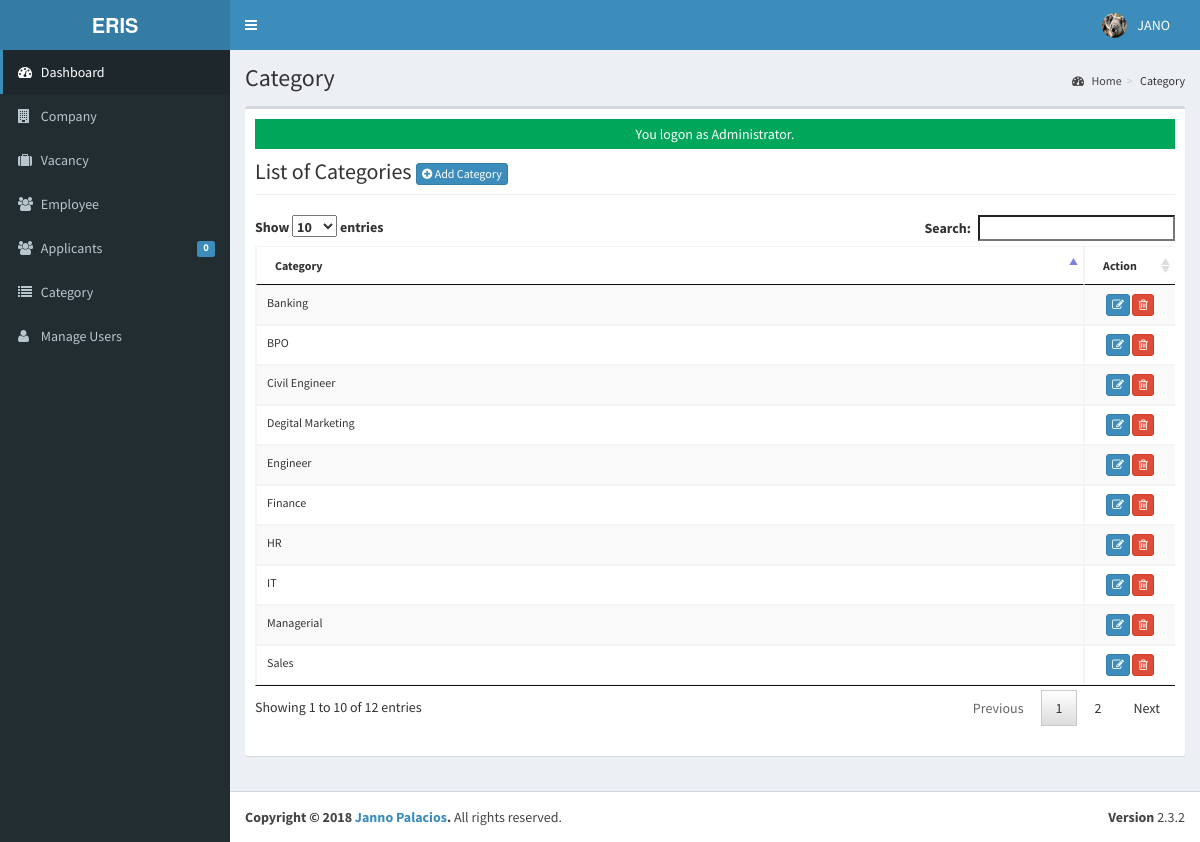
Screenshot of /admin/category/index.php (signed in) with the database file from the repository.
### tables this page shows
CREATE TABLE IF NOT EXISTS `tblusers` (
  `USERID` varchar(30) NOT NULL,
  `FULLNAME` varchar(40) NOT NULL,
  `USERNAME` varchar(90) NOT NULL,
  `PASS` varchar(90) NOT NULL,
  `ROLE` varchar(30) NOT NULL,
  `PICLOCATION` varchar(255) NOT NULL,
  PRIMARY KEY (`USERID`)
);

CREATE TABLE IF NOT EXISTS `tblcategory` (
  `CATEGORYID` int(11) NOT NULL AUTO_INCREMENT,
  `CATEGORY` varchar(250) NOT NULL,
  PRIMARY KEY (`CATEGORYID`)
);

### admin/category/index.php (called while the page is built, shortened)
<?php
require_once("../../include/initialize.php");
$title="Category";
require_once ("../theme/templates.php");
?>

### include/database.php (called while the page is built, shortened)
<?php
class Database {
	var $sql_string = '';
	private $conn;
	public function open_connection() {
		$this->conn = mysqli_connect(server,user,pass);
		if(!$this->conn){
			echo "Problem in database connection! Contact administrator!";
			exit();
		}else{
			$db_select = mysqli_select_db($this->conn,database_name);
		}
	}
	function setQuery($sql='') {
		$this->sql_string=$sql;
	}
	function executeQuery() {
		$result = mysqli_query($this->conn,$this->sql_string);
		return $result;
	}
	private function confirm_query($result) {
		return $result;
	}
	function loadResultList( $key='' ) {
		$cur = $this->executeQuery();
		$array = array();
		while ($row = mysqli_fetch_object($cur)) {
			if ($key) {
				$array[$row->$key] = $row;
			} else {
				$array[] = $row;
			}
		}
		return $array;
	}
	function loadSingleResult() {
		$cur = $this->executeQuery();
		while ($row = mysqli_fetch_object($cur)) {
		return $data = $row;
		}
	}
}
$mydb = new Database();
?>

### include/accounts.php (called while the page is built, shortened)
<?php
require_once(LIB_PATH.DS.'database.php');
class User {
	protected static  $tblname = "tblusers";
	function single_user($id=""){
			global $mydb;
			$mydb->setQuery("SELECT * FROM ".self::$tblname."
				Where USERID= '{$id}' LIMIT 1");
			$cur = $mydb->loadSingleResult();
			return $cur;
	}
}
?>

### include/function.php (called while the page is built, shortened)
<?php
function currentpage(){
		$this_page = $_SERVER['SCRIPT_NAME'];
	    $bits = explode('/',$this_page);
		 return $bits[3];
	}
		?>

### admin/category/list.php (the view, shortened to what this page needs)
<div class="row">
      	 <div class="col-lg-12">
           <h1 class="page-header">List of Categories  <a href="index.php?view=add" class="btn btn-primary btn-xs  ">  <i class="fa fa-plus-circle fw-fa"></i> Add Category</a>  </h1>
      		</div>
  		 </div>
 		    <form action="controller.php?action=delete" Method="POST">
		     <div class="table-responsive">
			<table id="dash-table" class="table table-striped table-bordered table-hover"  style="font-size:12px" cellspacing="0">
			  <thead>
			  	<tr>
			  		<th>
			  		 Category</th>
			  		 <th width="10%" align="center">Action</th>
			  	</tr>
			  </thead>
			  <tbody>
			  	<?php
			  		$mydb->setQuery("SELECT * FROM `tblcategory`");
			  		$cur = $mydb->loadResultList();
					foreach ($cur as $result) {
			  		echo '<tr>';
			  			echo '<td>' . $result->CATEGORY.'</td>';
			  		echo '<td align="center"><a title="Edit" href="index.php?view=edit&id='.$result->CATEGORYID.'" class="btn btn-primary btn-xs  ">  <span class="fa fa-edit fw-fa"></a>
			  		     <a title="Delete" href="controller.php?action=delete&id='.$result->CATEGORYID.'" class="btn btn-danger btn-xs  ">  <span class="fa  fa-trash-o fw-fa "></a></td>';
			  		echo '</tr>';
			  	}
			  	?>
			  </tbody>
			</table>
			</form>

### admin/theme/templates.php (shortened to what this page needs)
<!DOCTYPE html>
<html>
    <head>
        <link rel="stylesheet" href="<?php echo web_root;?>bootstrap/css/bootstrap.min.css">
        <link rel="stylesheet" href="<?php echo web_root;?>plugins/font-awesome/css/font-awesome.min.css">
        <link rel="stylesheet" href="<?php echo web_root;?>dist/css/AdminLTE.min.css">
        <link rel="stylesheet" href="<?php echo web_root;?>dist/css/skins/_all-skins.min.css">
        <link rel="stylesheet" href="<?php echo web_root;?>plugins/iCheck/flat/blue.css">
        <link rel="stylesheet" href="<?php echo web_root;?>plugins/morris/morris.css">
        <link rel="stylesheet" href="<?php echo web_root;?>plugins/jvectormap/jquery-jvectormap-1.2.2.css">
        <link href="<?php echo web_root; ?>plugins/datepicker/bootstrap-datetimepicker.min.css" rel="stylesheet" media="screen">
        <link rel="stylesheet" href="<?php echo web_root;?>plugins/dataTables/jquery.dataTables.min.css">
        <link rel="stylesheet" href="<?php echo web_root;?>plugins/bootstrap-wysihtml5/bootstrap3-wysihtml5.min.css">
    </head>
 <body class="hold-transition skin-blue fixed sidebar-mini">
<div class="wrapper">
  <header class="main-header">
    <a href="<?php echo web_root;?>/admin/" class="logo">
      <span class="logo-lg"><b>ERIS</b></span>
    </a>
    <nav class="navbar navbar-static-top" role="navigation">
      <a href="#" class="sidebar-toggle" data-toggle="offcanvas" role="button">
      </a>
      <div class="navbar-custom-menu">
        <ul class="nav navbar-nav">
          <?php
              $user = New User();
              $singleuser = $user->single_user($_SESSION['ADMIN_USERID']);
          ?>
          <li class="dropdown user user-menu" style="padding-right: 15px;"  >
            <a href="#" class="dropdown-toggle" data-toggle="dropdown">
              <img src="<?php echo web_root.'admin/user/'. $singleuser->PICLOCATION;?>" class="user-image" alt="User Image">
              <span class="hidden-xs"><?php echo $singleuser->FULLNAME; ?></span>
            </a>
          </li>
        </ul>
      </div>
    </nav>
  </header>
  <aside class="main-sidebar">
    <section class="sidebar">
      <ul class="sidebar-menu">
        <li  class="<?php echo (currentpage() == 'index.php') ? "active" : false;?>" >
          <a href="<?php echo web_root ;?>admin/">
            <i class="fa fa-dashboard"></i> <span>Dashboard</span>
          </a>
        </li>
        <li class="<?php echo (currentpage() == 'company') ? "active" : false;?>" >
          <a href="<?php echo web_root ;?>admin/company/">
            <i class="fa fa-building"></i> <span>Company</span>
          </a>
        </li>
        <li class="<?php echo (currentpage() == 'vacancy') ? "active" : false;?>" >
          <a href="<?php echo web_root ;?>admin/vacancy/">
            <i class="fa fa-suitcase"></i> <span>Vacancy</span>
          </a>
        </li>
        <li class="<?php echo (currentpage() == 'employee') ? "active" : false;?>" >
          <a href="<?php echo web_root ;?>admin/employee/">
            <i class="fa fa-users"></i> <span>Employee</span>
          </a>
        </li>
        <li class="<?php echo (currentpage() == 'applicants') ? "active" : false;?>" >
          <a href="<?php echo web_root ;?>admin/applicants/">
            <i class="fa fa-users"></i> <span>Applicants</span>
            <span class="label label-primary pull-right">
              <?php
                $sql = "SELECT count(*) as 'APPL' FROM `tbljobregistration` WHERE `PENDINGAPPLICATION`=1";
                $mydb->setQuery($sql);
                $pending = $mydb->loadSingleResult();
                echo $pending->APPL;
              ?>
            </span>
          </a>
        </li>
        <li class="<?php echo (currentpage() == 'category') ? "active" : false;?>" >
          <a href="<?php echo web_root ;?>admin/category/">
            <i class="fa fa-list"></i> <span>Category</span>
          </a>
        </li>
         <li class="<?php echo (currentpage() == 'user') ? "active" : false;?>">
          <a href="<?php echo web_root; ?>admin/user/">
            <i class="fa fa-user"></i> <span>Manage Users</span> </a>
        </li>
      </ul>
    </section>
  </aside>
  <div class="content-wrapper">
  <section class="content-header">
      <h1>
        <?php echo isset($title) ? $title : ''; ?>
      </h1>
      <ol class="breadcrumb">
        <?php
          if ($title!='Home') {
            $active_title = '';
            if (isset($_GET['view'])) {
              $active_title = '<li class='.$active_title.'><a href="index.php">'.$title.'</a></li>';
            }else{
              $active_title = '<li class='.$active_title.'>'.$title.'</li>';
            }
            echo '<li><a href='.web_root.'admin/><i class="fa fa-dashboard"></i> Home</a></li>';
            echo  $active_title;
          }
        ?>
      </ol>
    </section>
         <section class="content">
          <div class="row">
            <div class="col-xs-12">
              <div class="box">
                <div class="box-body">
              <?php
               require_once $content;
               ?>
             </div>
           </div>
         </div>
         </section>
 </div>
  <footer class="main-footer">
    <div class="pull-right hidden-xs">
      <b>Version</b> 2.3.2
    </div>
    <strong>Copyright &copy; 2018 <a href="#">Janno Palacios</a>.</strong> All rights
    reserved.
  </footer>
    </body>
</html>

### rows the page displays
tblusers: PICLOCATION (picture), FULLNAME "JANO"
tblcategory: CATEGORY "Managerial"
tblcategory: CATEGORY "Engineer"
tblcategory: CATEGORY "IT"
tblcategory: CATEGORY "Civil Engineer"
tblcategory: CATEGORY "HR"
tblcategory: CATEGORY "Sales"
tblcategory: CATEGORY "Banking"
tblcategory: CATEGORY "Finance"
tblcategory: CATEGORY "BPO"
tblcategory: CATEGORY "Degital Marketing"

### other values shown
$pending->APPL "0"
$title "Category"
$_SESSION['message'] "You logon as Administrator."
